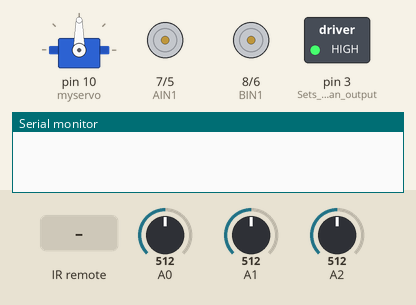
Bench run of a sketch on a simulated Arduino Uno, built with avr-gcc and run on an emulated ATmega328P. Shown: servo, direction and speed pins drawn as motors (green arrow = direction pin HIGH = forward, orange = LOW = backward, longer = more drive), switched loads named in the sketch (green lamp = pin HIGH), the last lines printed to the serial monitor. Inputs (shaded band) come from the test bench; at power-on: A0 = 512, A1 = 512, A2 = 512.

Above: at 1.2 s.
1.3 s: infrared code 0xFF629D received
At 2.2 s:
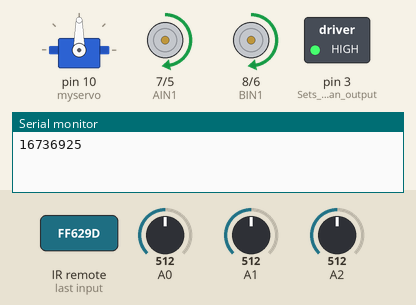
2.8 s: infrared code 0xFFA857 received
At 3.4 s:
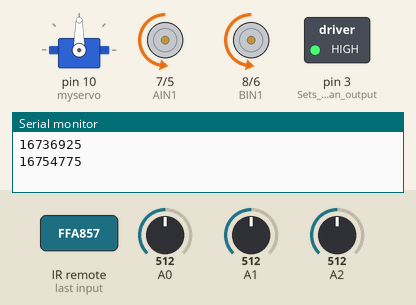
4.3 s: infrared code 0xFFC23D received
At 5.5 s:
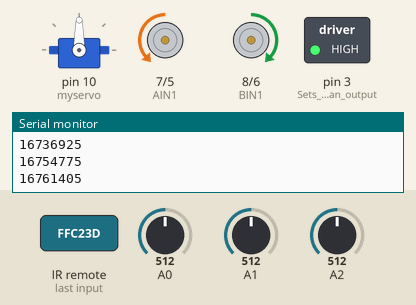
5.8 s: infrared code 0xFF22DD received
At 6.9 s:
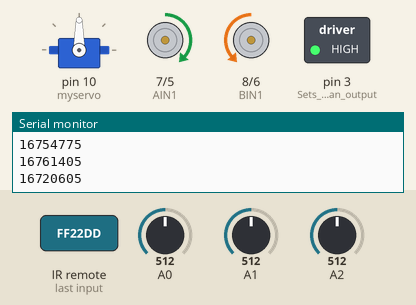
7.3 s: infrared code 0xFF9867 received
At 8.0 s:
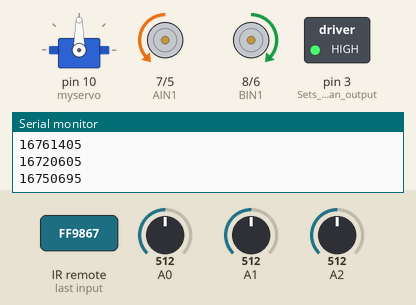
Timing chart, 0 to 9.8 s (numbered marks = the images above; inputs shaded):
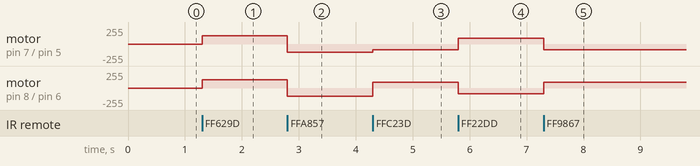

Measured:
- after the input at 1.3 s, motor on pin 7 (AIN1) / pin 5 (PWMA), motor on pin 8 (BIN1) / pin 6 (PWMB): stopped → forward 127/255 at once
- after the input at 2.8 s, motor on pin 7 (AIN1) / pin 5 (PWMA), motor on pin 8 (BIN1) / pin 6 (PWMB): forward 127/255 → backward 127/255 at once
- after the input at 4.3 s, motor on pin 7 (AIN1) / pin 5 (PWMA): backward 127/255 → backward 85/255 at once; motor on pin 8 (BIN1) / pin 6 (PWMB): backward 127/255 → forward 85/255 at once
- after the input at 5.8 s, motor on pin 7 (AIN1) / pin 5 (PWMA): backward 85/255 → forward 85/255 at once; motor on pin 8 (BIN1) / pin 6 (PWMB): forward 85/255 → backward 85/255 at once
- after the input at 7.3 s, motor on pin 7 (AIN1) / pin 5 (PWMA): forward 85/255 → backward 85/255 at once; motor on pin 8 (BIN1) / pin 6 (PWMB): backward 85/255 → forward 85/255 at once

The sketch:

Alivio__Francis_Andrei_Robot_Car_LIA_Code.ino
```cpp
/*
Robot Car

This program is the recreated code of the Smart Robot Car V4.0 with the functions of the IR Remote, Line Tracking, and Obstacle.

This program makes use of #define, #include, IRremote.h, int, IRrecv, irrecv, decode_results, float, Servo.h, Servo, myservo, void, pinMode, digitalWrite, Serial.begin, irrecv.enableIRIn, myservo.attach, analogWrite,
delayMicroseconds, pulseIn, return, if, irrecv.decode, Serial.println, results.value, irrecv.resume, switch, case, break, analogRead, Serial.print, else if, else, myservo.write, and delay.
*/

// MOTORS
#define PWMA 5 // Defines "PWMA" as the value of 5
#define PWMB 6 // Defines "PWMB" as the value of 6
#define AIN1 7 // Defines "AIN1" as the value of 7
#define BIN1 8 // Defines "BIN1" as the value of 8

// INFRARED REMOTE
#include "IRremote.h" // Includes IRremote library
int receiver = 9; // Creates an integer variable called "receiver" and give it the value of 9
IRrecv irrecv(receiver); // Set pin 9 ("receiver") as the infrared receiver
decode_results results; // Decode the results of the infrared receiver
int mode = 1; // Createes an integer variable called "mode" and give it the value of 1

// LINES
int right; // Creates an integer variable called "right"
int middle; // Creates an integer variable called "middle"
int left; // Creates an integer variable called "left"

// ULTRASONIC
#define trigPin 13 // Defines "trigPin" as the value of 13
#define echoPin 12 // Defines "echoPin" as the value of 12
float duration, distance; // Creates float variables called "duration" and "distance"

// SERVO
#include <Servo.h> // Includes Servo library
Servo myservo; // Begins the servo

void setup() { // Run the following code once
  // MOTORS
  pinMode(PWMA, OUTPUT); // Sets pin 5 ("PWMA") as an output
  pinMode(PWMB, OUTPUT); // Sets pin 6 ("PWMB") as an output
  pinMode(AIN1, OUTPUT); // Sets pin 7 ("AIN1") as an output
  pinMode(BIN1, OUTPUT); // Sets pin 8 ("BIN1") as an output
  pinMode(3, OUTPUT); // Sets pin 3 as an output
  digitalWrite(3, 1); // Gives pin 3 a high voltage

  // REMOTE
  Serial.begin(9600); // Sets the data rate in bits per second for serial data transmission
  irrecv.enableIRIn(); // Begins the infrared receiver

  // ULTRASONIC
  pinMode(trigPin, OUTPUT); // Sets pin 13 ("trigPin") as an output
  pinMode(echoPin, INPUT); // Sets pin 12 ("echoPin") as an input

  // SERVO
  myservo.attach(10); // Attaches the servo motor to pin 10
}

// MOVE MOTORS
void move(bool a, int x, bool b, int y) { // Creates a function called "move" with the following code
  digitalWrite(AIN1, a); // Gives pin 7 ("AIN1")
  analogWrite(PWMA, x); // Gives pin 5 ("PWMA")
  digitalWrite(BIN1, b); // Gives pin 8 ("BIN1")
  analogWrite(PWMB, y); // Gives pin 6 ("PWMB")
}

// READ ULTRASONIC SENSOR
void read() { // Creates a function called "move" with the following code
  digitalWrite(trigPin, LOW); // Gives pin 13 ("trigPin") a low voltage
  delayMicroseconds(2); // Delays the code for 2 microseconds
  digitalWrite(trigPin, HIGH); // Gives pin 13 ("trigPin") a high voltage
  delayMicroseconds(10); // Delays the code for 10 microseconds
  digitalWrite(trigPin, LOW); // Gives pin 13 ("trigPin") a low voltage

  duration = pulseIn(echoPin, HIGH); // Gives "duration" the value of the read high pulse of pin 12 ("echoPin")
  distance = (duration / 2) * 0.0343; // Gives "distance" the value of the quotient of the value of the distance and 2, and the product of the quotient and 0.0343
  return distance; // Terminates the function
}

void loop() { // Run the following code in repeat
  // REMOTE
  if (irrecv.decode(&results)) { // If the infrared receiver has decoded, do the following code
    Serial.println(results.value); // Prints in the serial monitor the result of the infrared receiver
    irrecv.resume(); // Resumes reading the infrared receiver

    switch(results.value) { // Checks the value of the result of the infrared receiver
      // FORWARD
      case 16736925: // If the result of the infrared receiver is 16736925, do the following code
      if (mode == 1) { // If the value of the variable "mode", do the following code
        move(1, 255/2, 1, 255/2); // Moves the robot car forward through function "move"
      }
      break; // Exits the switch...case loop

      // BACKWARD
      case 16754775: // If the result of the infrared receiver is 16754775, do the following code
      if (mode == 1) { // If the value of the variable "mode", do the following code
        move(0, 255/2, 0, 255/2); // Moves the robot car backward through function "move"
      }
      break; // Exits the switch...case loop

      // RIGHT
      case 16761405: // If the result of the infrared receiver is 16761405, do the following code
      if (mode == 1) { // If the value of the variable "mode", do the following code
        move(0, 255/3, 1, 255/3); // Turns the robot car right through function "move"
      }
      break; // Exits the switch...case loop

      // LEFT
      case 16720605: // If the result of the infrared receiver is 16720605, do the following code
      if (mode == 1) { // If the value of the variable "mode", do the following code
        move(1, 255/3, 0, 255/3); // Turns the robot car left through function "move"
      }
      break; // Exits the switch...case loop

      // STOP
      case 16712445: // If the result of the infrared receiver is 16712445, do the following code
      if (mode == 1) { // If the value of the variable "mode", do the following code
        move(0, 0, 0, 0); // Stops the robot car through function "move"
      }
      break; // Exits the switch...case loop

      // CHANGE TO MANUAL MODE
      case 16738455: // If the result of the infrared receiver is 16738455, do the following code
      mode = 1; // Gives the variable "mode" the value of 1
      move(0, 0, 0, 0); // Stops the robot car through function "move"
      break; // Exits the switch...case loop

      // CHANGE TO LINE TRACKING MODE
      case 16750695: // If the result of the infrared receiver is 16750695, do the following code
      mode = 2; // Gives the variable "mode" the value of 2
      move(0, 0, 0, 0); // Stops the robot car through function "move"
      break; // Exits the switch...case loop

      // CHANGE TO OBSTACLE MODE
      case 16756815: // If the result of the infrared receiver is 16756815, do the following code
      mode = 3; // Gives the variable "mode" the value of 3
      move(0, 0, 0, 0); // Stops the robot car through function "move"
      break; // Exits the switch...case loop
    }
  }

  // LINE TRACKING
  if (mode == 2) { // If the value of the variable "move" is 2, do the following code
    right = analogRead(A0); // Gives the variable "right" the value of the read analog value of pin A0
    middle = analogRead(A1); // Gives the variable "middle" the value of the read analog value of pin A1
    left = analogRead(A2); // Gives the variable "left" the value of the read analog value of pin A2

    // BASIC MOVEMENT
    if (right > 40) { // If the value of the variable "right" is greater than 40, do the following code
      move(0, 43, 1, 43); // Turns the robot car left through function "move"
    }

    else if (middle > 40) { // If the value of the variable "middle" is greater than 40, do the following code
      move(1, 85, 1, 85); // Moves the robot car forward through function "move"
    }

    else if (left > 40) { // If the value of the variable "left" is greater than 40, do the following code
      move(1, 43, 0, 43); // Turns the robot car right through function "move"
    }

    else { // If the conditions above are not followed, do the following code
      move(1, 85, 0, 85); // Turns the robot car right through function "move"

      if (middle > 40) { // If the value of the variable "middle" is greater than 40, do the following code
        return; // Terminates the function
      }
    }
  }

  // OBSTACLE
  if (mode == 3) { // Checks if the value of the variable "move" is 3, then do the following code
    move(1, 128, 1, 128); // Moves the robot car forward
    myservo.write(90); // Moves the servo into a 90 degree angle

    read(); // Reads the ultrasonic sensor through function "read"

    // IF THE FRONT IS BLOCKED, LOOK RIGHT
    if (distance <= 30) { // If the value of the variable "distance" is less than or equal to 30, do the following code
      move(0, 0, 0, 0); // Stops the robot car through function "move"
      myservo.write(180); // Moves the servo into an 180 degree angle
      delay(750); // Delays the code for 750 millisecond
      read(); // Reads the ultrasonic sensor through function "read"
      myservo.write(90); // Moves the servo into a 90 degree angle

      // IF THE RIGHT IS BLOCKED, LOOK LEFT
      if (distance <= 30) { // If the value of the variable "distance" is less than or equal to 30, do the following code
        move(0, 0, 0, 0); // Stops the robot car through function "move"
        myservo.write(0); // Moves the servo into a 0 degree angle
        delay(750); // Delays the code for 750 millisecond
        read(); // Reads the ultrasonic sensor through function "read"
        myservo.write(90); // Moves the servo into a 90 degree angle

        // IF THE LEFT IS BLOCKED, TURN BACK
        if (distance <= 30) { // If the value of the variable "distance" is less than or equal to 30, do the following code
        move(1, 255/3, 0, 255/3); // Turns the robot car left through function "move"
        delay(1500); // Delays the code for 1500 milliseconds
        return; // Terminates the function

        // IF THE LEFT IS OPEN, TURN RIGHT
        } else { // If the value of the variable "distance" is not less than or equal to 30, do the following code
          move(0, 255/3, 1, 255/3); // Turns the robot car right through function "move"
          delay(750); // Delays the code for 750 millisecond
        }

      // IF THE RIGHT IS OPEN, TURN RIGHT
      } else { // If the value of the variable "distance" is not less than or equal to 30, do the following code
        move(1, 255/3, 0, 255/3); // Turns the robot car left through function "move"
        delay(750); // Delays the code for 750 millisecond
      }
    }
  }
}
```
